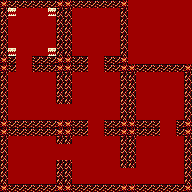

Rendered tile map (Tiled .tmx) drawn with the repository's tilesets; below, a short description and the full map source, tile grids included:
An orthogonal 24x24 tile map with 8x8 px tiles, 2 tile layers (bg, walls) and 2 objects (Player, Exit).

<map version="1.2" tiledversion="1.2.4" orientation="orthogonal" renderorder="right-down" width="24" height="24" tilewidth="8" tileheight="8" infinite="0" nextlayerid="4" nextobjectid="3">
 <tileset firstgid="1" name="dungeon_set" tilewidth="8" tileheight="8" tilecount="40" columns="8">
  <image source="../sprites/dungeon_set.png" width="64" height="40" />
 </tileset>
 <objectgroup id="3" name="myobjects">
  <object id="1" name="Player" x="24" y="24" width="8" height="8">
   <properties>
    <property name="entry_conv" value="entryC" />
    <property name="goal" type="int" value="0" />
   </properties>
  </object>
  <object id="2" name="exitC" type="Exit" x="152" y="88" width="8" height="8">
   <properties>
    <property name="spr_name" value="sml" />
   </properties>
  </object>
 </objectgroup>
 <layer id="2" name="bg" width="24" height="24">
  <data encoding="csv">
24,24,24,24,24,24,24,24,24,24,24,24,24,24,24,24,24,24,24,24,24,24,24,24,
24,23,24,24,24,24,23,24,24,24,24,24,24,24,24,24,24,24,24,24,24,24,24,24,
24,24,24,24,24,24,24,24,24,24,24,24,24,24,24,24,24,24,24,24,24,24,24,24,
24,24,24,24,24,24,24,24,24,24,24,24,24,24,24,24,24,24,24,24,24,24,24,24,
24,24,24,24,24,24,24,24,24,24,24,24,24,24,24,24,24,24,24,24,24,24,24,24,
24,24,24,24,24,24,24,24,24,24,24,24,24,24,24,24,24,24,24,24,24,24,24,24,
24,23,24,24,24,24,23,24,24,24,24,24,24,24,24,24,24,24,24,24,24,24,24,24,
24,24,24,24,24,24,24,24,24,24,24,24,24,24,24,24,24,24,24,24,24,24,24,24,
24,24,24,24,24,24,24,24,24,24,24,24,24,24,24,24,24,24,24,24,24,24,24,24,
24,24,24,24,24,24,24,24,24,24,24,24,24,24,24,24,24,24,24,24,24,24,24,24,
24,24,24,24,24,24,24,24,24,24,24,24,24,24,24,24,24,24,24,24,24,24,24,24,
24,24,24,24,24,24,24,24,24,24,24,24,24,24,24,24,24,24,24,24,24,24,24,24,
24,24,24,24,24,24,24,24,24,24,24,24,24,24,24,24,24,24,24,24,24,24,24,24,
24,24,24,24,24,24,24,24,24,24,24,24,24,24,24,24,24,24,24,24,24,24,24,24,
24,24,24,24,24,24,24,24,24,24,24,24,24,24,24,24,24,24,24,24,24,24,24,24,
24,24,24,24,24,24,24,24,24,24,24,24,24,24,24,24,24,24,24,24,24,24,24,24,
24,24,24,24,24,24,24,24,24,24,24,24,24,24,24,24,24,24,24,24,24,24,24,24,
24,24,24,24,24,24,24,24,24,24,24,24,24,24,24,24,24,24,24,24,24,24,24,24,
24,24,24,24,24,24,24,24,24,24,24,24,24,24,24,24,24,24,24,24,24,24,24,24,
24,24,24,24,24,24,24,24,24,24,24,24,24,24,24,24,24,24,24,24,24,24,24,24,
24,24,24,24,24,24,24,24,24,24,24,24,24,24,24,24,24,24,24,24,24,24,24,24,
24,24,24,24,24,24,24,24,24,24,24,24,24,24,24,24,24,24,24,24,24,24,24,24,
24,24,24,24,24,24,24,24,24,24,24,24,24,24,24,24,24,24,24,24,24,24,24,24,
24,24,24,24,24,24,24,24,24,24,24,24,24,24,24,24,24,24,24,24,24,24,24,24
</data>
 </layer>
 <layer id="1" name="walls" width="24" height="24">
  <properties>
   <property name="collidable" type="bool" value="true" />
  </properties>
  <data encoding="csv">
17,18,18,18,18,18,18,17,17,18,18,18,18,18,18,17,0,0,0,0,0,0,0,0,
19,0,0,0,0,0,0,19,19,0,0,0,0,0,0,19,0,0,0,0,0,0,0,0,
19,0,0,0,0,0,0,19,19,0,0,0,0,0,0,19,0,0,0,0,0,0,0,0,
19,0,0,0,0,0,0,19,19,0,0,0,0,0,0,19,0,0,0,0,0,0,0,0,
19,0,0,0,0,0,0,19,19,0,0,0,0,0,0,19,0,0,0,0,0,0,0,0,
19,0,0,0,0,0,0,19,19,0,0,0,0,0,0,19,0,0,0,0,0,0,0,0,
19,0,0,0,0,0,0,19,19,0,0,0,0,0,0,19,0,0,0,0,0,0,0,0,
17,18,0,0,18,18,18,17,17,18,18,0,0,18,18,17,0,0,0,0,0,0,0,0,
17,18,0,0,18,18,18,17,17,18,18,0,0,18,18,17,17,18,18,18,18,18,18,17,
19,0,0,0,0,0,0,19,19,0,0,0,0,0,0,19,19,0,0,0,0,0,0,19,
19,0,0,0,0,0,0,19,19,0,0,0,0,0,0,19,19,0,0,0,0,0,0,19,
19,0,0,0,0,0,0,19,19,0,0,0,0,0,0,19,19,0,0,0,0,0,0,19,
19,0,0,0,0,0,0,19,19,0,0,0,0,0,0,19,19,0,0,0,0,0,0,19,
19,0,0,0,0,0,0,0,0,0,0,0,0,0,0,19,19,0,0,0,0,0,0,19,
19,0,0,0,0,0,0,0,0,0,0,0,0,0,0,19,19,0,0,0,0,0,0,19,
17,18,18,18,18,18,18,17,17,18,18,0,0,18,18,17,17,18,18,18,0,0,18,17,
17,18,18,18,18,18,18,17,17,18,18,0,0,18,18,17,17,18,18,18,0,0,18,17,
19,0,0,0,0,0,0,19,19,0,0,0,0,0,0,19,19,0,0,0,0,0,0,19,
19,0,0,0,0,0,0,0,0,0,0,0,0,0,0,19,19,0,0,0,0,0,0,19,
19,0,0,0,0,0,0,0,0,0,0,0,0,0,0,19,19,0,0,0,0,0,0,19,
19,0,0,0,0,0,0,19,19,0,0,0,0,0,0,19,19,0,0,0,0,0,0,19,
19,0,0,0,0,0,0,19,19,0,0,0,0,0,0,0,0,0,0,0,0,0,0,19,
19,0,0,0,0,0,0,19,19,0,0,0,0,0,0,0,0,0,0,0,0,0,0,19,
17,18,18,18,18,18,18,17,17,18,18,18,18,18,18,17,17,18,18,18,18,18,18,17
</data>
 </layer>
</map>